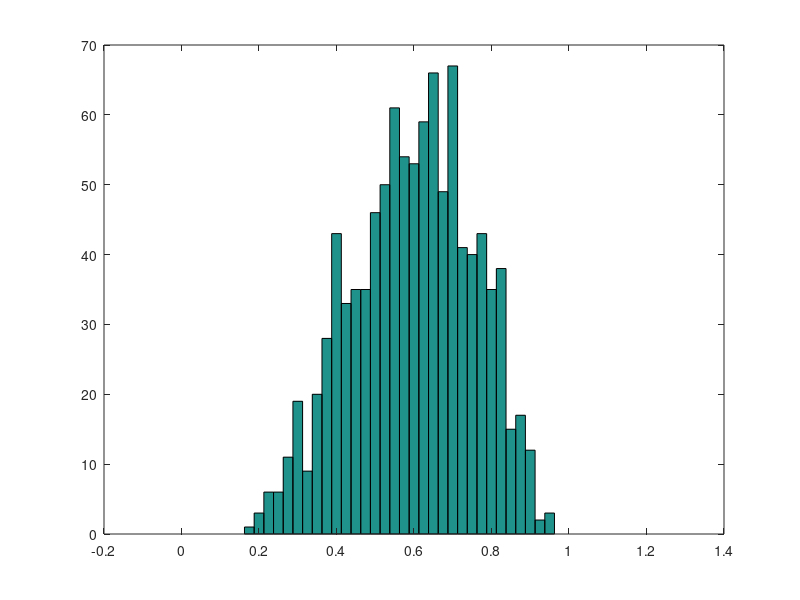

This chart was generated by the following MATLAB code: (Note: this script raises an error after producing the figure.)
%   This time for Beta...

% This comes from "Fitting a more complicated distribution: A Mixture of Two
% Normals" at the following: https://www.mathworks.com/help/stats/examples/fitting-custom-univariate-distributions.html

% Unsuccessfully tried adapting for beta dist.
clear,clc

%load('123TW.mat');

A = 4;
B = 3;
xx = betarnd(A,B,1000,1);
A = 7;
B = 2;
yy = betarnd(A,B,1000,1);
P = 0.1;

x = xx*(1-P)+yy*P;

hist(x,0:0.025:1);

pdf_betamixture = @(x,p,a1,a2,b1,b2) ...
                         p*betapdf(x,a1,b1) + (1-p)*betapdf(x,a2,b2);

pStart = 0.4;
a1Start = 1.2;
a2Start = 2.3;      % Needs work
b1Start = 2;   
b2Start = 2.8;      % Needs work
start = [pStart a1Start a2Start b1Start b2Start];

lb = [0 0.001 0.001 0.001 0.001];
ub = [1 1000 1000 1000 1000];

paramEsts = mle(x,'pdf',pdf_betamixture, 'start',start,'lower',lb, 'upper',ub)

%statset('mlecustom')

%options = statset('MaxIter',300, 'MaxFunEvals',600);
%paramEsts = mle(x, 'pdf',pdf_betamixture, 'start',start, ...
%                          'lower',lb, 'upper',ub, 'options',options)
                      


% All Ready                      
                      
bins = [0:0.025:1];
pdf = histc(x,bins)/(length(x));
cdf(1) = pdf(1);
for i = 2:length(pdf)
   cdf(i) = pdf(i)+cdf(i-1); 
end
h = bar(bins,pdf,'histc');

h.FaceColor = [.9 .9 .9];

xgrid = linspace(1.1*min(x),1.1*max(x),200);
pdfgrid = pdf_betamixture(xgrid,paramEsts(1),paramEsts(2),paramEsts(3),paramEsts(4),paramEsts(5));
%pdfgrid = pdf_betamixture(xgrid,pStart,a1Start,a2Start,b1Start,b2Start);

% t = betafit(x);
% xgrid = [0:0.025:1];
% pdfgrid = betacdf(xgrid,t(1),t(2));

hold on
plot(xgrid,pdfgrid,'-')
hold off
xlabel('x')
ylabel('Probability Density')



